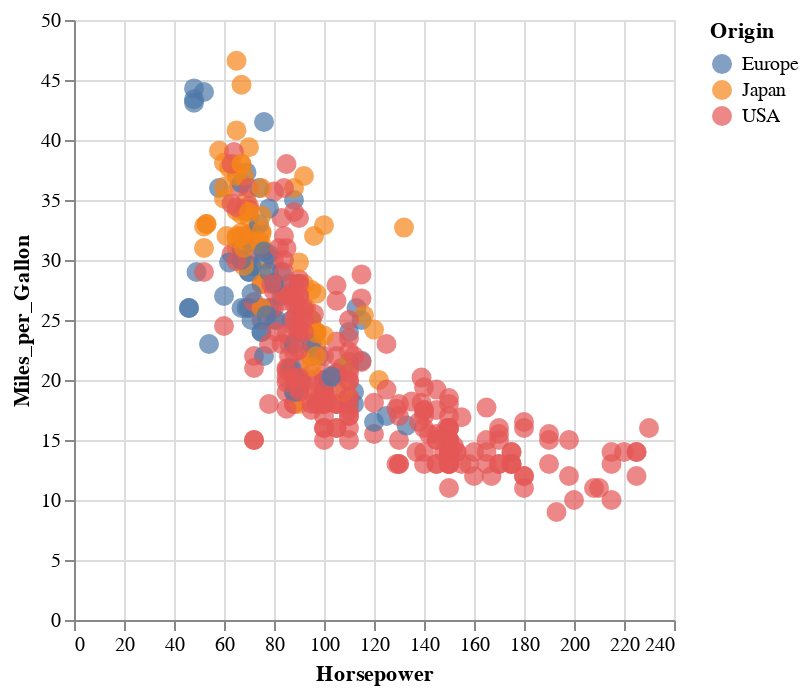

The notebook cell this image was saved under:
### Code cell
from vega_datasets import data

source = data.cars()

alt.Chart(source).mark_circle(size=100).encode(
    x='Horsepower',
    y='Miles_per_Gallon',
    color='Origin',
    tooltip=['Name', 'Origin', 'Horsepower', 'Miles_per_Gallon']
).interactive()

### Figure 1 — Vega-Lite specification as saved in the notebook (floating-point values rounded to 4 significant figures; data arrays with more than 128 entries replaced by an {"elided": "..."} marker saying what was removed)
{"config": {"view": {"continuousWidth": 300, "continuousHeight": 300}}, "data": {"name": "data-f02450ab61490a1363517a0190416235"}, "mark": {"type": "circle", "size": 100}, "encoding": {"color": {"field": "Origin", "type": "nominal"}, "tooltip": [{"field": "Name", "type": "nominal"}, {"field": "Origin", "type": "nominal"}, {"field": "Horsepower", "type": "quantitative"}, {"field": "Miles_per_Gallon", "type": "quantitative"}], "x": {"field": "Horsepower", "type": "quantitative"}, "y": {"field": "Miles_per_Gallon", "type": "quantitative"}}, "params": [{"name": "param_3", "select": {"type": "interval", "encodings": ["x", "y"]}, "bind": "scales"}], "$schema": "https://vega.github.io/schema/vega-lite/v5.8.0.json", "datasets": {"data-f02450ab61490a1363517a0190416235": {"elided": "406 records"}}}
